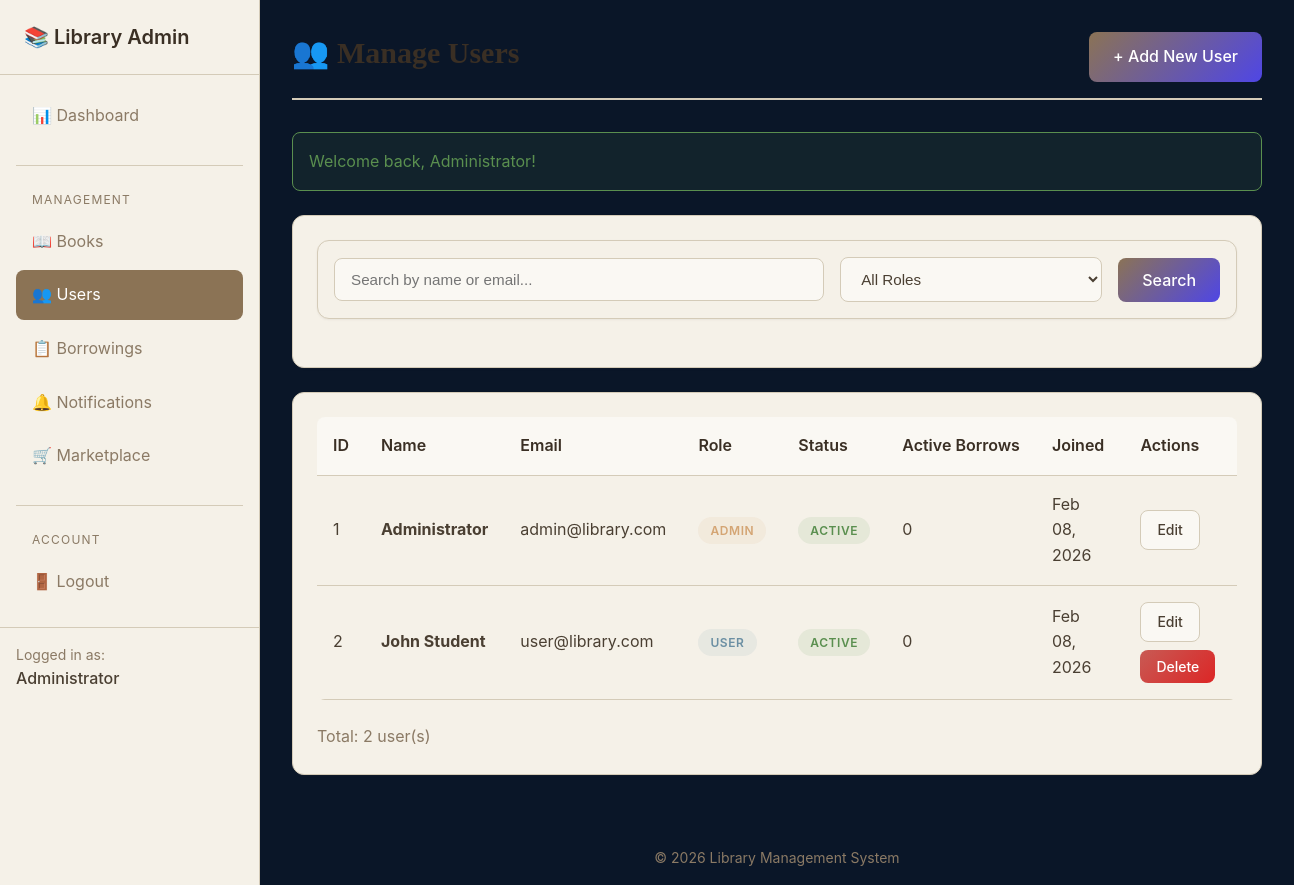
The page /admin/users_list.php (signed in) on the database its author committed.
### tables this page shows
CREATE TABLE users (
    id INT PRIMARY KEY AUTO_INCREMENT,
    name VARCHAR(100) NOT NULL,
    email VARCHAR(255) NOT NULL UNIQUE,
    password_hash VARCHAR(255) NOT NULL,
    role ENUM('admin', 'user') NOT NULL DEFAULT 'user',
    is_active TINYINT(1) NOT NULL DEFAULT 1,
    created_at DATETIME NOT NULL DEFAULT CURRENT_TIMESTAMP,
    
    INDEX idx_email (email),
    INDEX idx_role (role),
    INDEX idx_is_active (is_active)
);

### includes/auth_check.php (called while the page is built, shortened)
<?php
function url($path) {
    return BASE_URL . $path;
}
function isLoggedIn() {
    return isset($_SESSION['user_id']) && !empty($_SESSION['user_id']);
}
function getCurrentUserId() {
    return isLoggedIn() ? $_SESSION['user_id'] : null;
}
function sanitize($input) {
    return htmlspecialchars(trim($input), ENT_QUOTES, 'UTF-8');
}
function getFlashMessage() {
    if (isset($_SESSION['flash'])) {
        $flash = $_SESSION['flash'];
        return $flash;
    }
    return null;
}

### admin/users_list.php (the view, shortened to what this page needs)
<?php
require_once __DIR__ . '/../includes/auth_check.php';
$search = trim($_GET['search'] ?? '');
try {
    $db = getDB();
    $sql = "SELECT u.*,
            (SELECT COUNT(*) FROM borrowings b WHERE b.user_id = u.id AND b.status = 'borrowed') as active_borrowings
            FROM users u WHERE 1=1";
    $params = [];
    $sql .= " ORDER BY u.created_at DESC";
    $stmt = $db->prepare($sql);
    $stmt->execute($params);
    $users = $stmt->fetchAll();
} catch (PDOException $e) {
    $error = "Database error: " . $e->getMessage();
    $users = [];
}
$flash = getFlashMessage();
require_once __DIR__ . '/../includes/header.php';
require_once __DIR__ . '/../includes/nav_admin.php';
?>
<div class="page-header">
    <h1>👥 Manage Users</h1>
    <a href="<?= url('/admin/user_form.php') ?>" class="btn btn-primary">+ Add New User</a>
</div>
<?php if ($flash): ?>
    <div class="alert alert-<?= $flash['type'] === 'success' ? 'success' : 'error' ?>">
        <?= sanitize($flash['message']) ?>
    </div>
<?php endif; ?>
<div class="card">
    <form method="GET" action="" class="search-box">
        <input type="text" name="search" placeholder="Search by name or email..."
               value="<?= sanitize($search) ?>">
        <select name="role">
            <option value="">All Roles</option>
        </select>
        <button type="submit" class="btn btn-primary">Search</button>
    </form>
</div>
<div class="card">
    <div class="table-wrapper">
        <table>
            <thead>
                <tr>
                    <th>ID</th>
                    <th>Name</th>
                    <th>Email</th>
                    <th>Role</th>
                    <th>Status</th>
                    <th>Active Borrows</th>
                    <th>Joined</th>
                    <th>Actions</th>
                </tr>
            </thead>
            <tbody>
                <?php if (empty($users)): ?>
                    <tr>
                        <td colspan="8" class="text-center text-muted">No users found.</td>
                    </tr>
                <?php else: ?>
                    <?php foreach ($users as $user): ?>
                        <tr>
                            <td><?= $user['id'] ?></td>
                            <td><strong><?= sanitize($user['name']) ?></strong></td>
                            <td><?= sanitize($user['email']) ?></td>
                            <td>
                                <span class="badge <?= $user['role'] === 'admin' ? 'badge-warning' : 'badge-info' ?>">
                                    <?= ucfirst($user['role']) ?>
                                </span>
                            </td>
                            <td>
                                <?php if ($user['is_active']): ?>
                                    <span class="badge badge-success">Active</span>
                                <?php else: ?>
                                    <span class="badge badge-danger">Inactive</span>
                                <?php endif; ?>
                            </td>
                            <td><?= $user['active_borrowings'] ?></td>
                            <td><?= date('M d, Y', strtotime($user['created_at'])) ?></td>
                            <td>
                                <div class="btn-group">
                                    <a href="<?= url('/admin/user_form.php') ?>?id=<?= $user['id'] ?>"
                                       class="btn btn-sm btn-secondary">Edit</a>
                                    <?php if ($user['id'] !== getCurrentUserId()): ?>
                                        <form method="POST" action="<?= url('/admin/user_delete.php') ?>" style="display:inline;">
                                            <button type="submit" class="btn btn-sm btn-danger"
                                                    onclick="return confirm('Delete this user?');">
                                                Delete
                                            </button>
                                        </form>
                                    <?php endif; ?>
                                </div>
                            </td>
                        </tr>
                    <?php endforeach; ?>
                <?php endif; ?>
            </tbody>
        </table>
    </div>
    <div class="text-muted" style="margin-top: 1rem;">
        Total: <?= count($users) ?> user(s)
    </div>
</div>
<?php require_once __DIR__ . '/../includes/footer_admin.php'; ?>

### css/navigation.css (style rules this page uses)
.page-header { margin-bottom: 2rem; padding-bottom: 1rem; border-bottom: 2px solid var(--color-border); }
.page-header h1 { color: var(--color-text-heading); margin-bottom: 0.5rem; font-family: Georgia, serif; }

### css/dropdown.css (style rules this page uses)
.book-card, .book-actions, .book-details, .card { overflow: visible !important; }

### rows shown on the page
users: id "1", name "Administrator", email "admin@library.com", role "ADMIN", is_active "ACTIVE", active_borrowings "0", created_at "Feb 08, 2026"
users: id "2", name "John Student", email "user@library.com", role "USER", is_active "ACTIVE", active_borrowings "0", created_at "Feb 08, 2026"

### other values the page prints
getCurrentUserName() "Administrator"
$flash['message'] "Welcome back, Administrator!"
count($users) "2"
